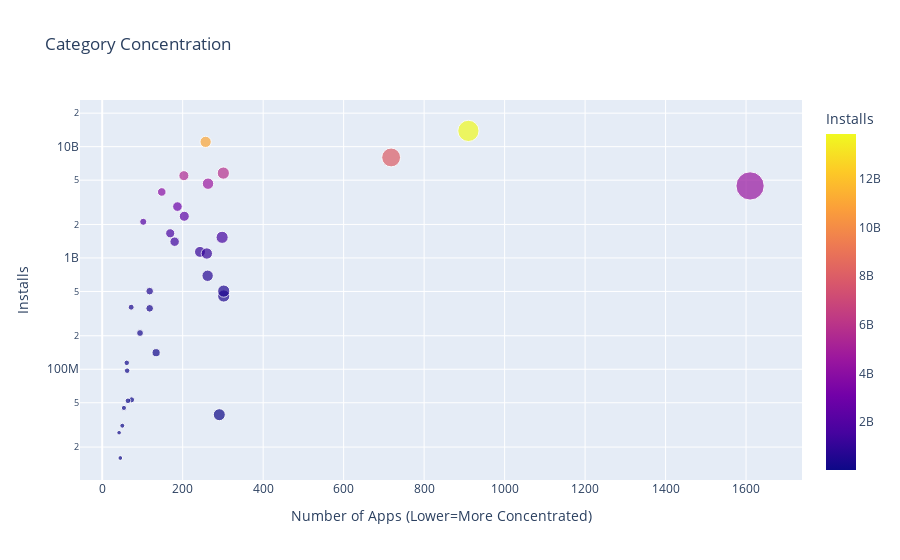

Notebook code cell kept with this figure:
### Code cell
scatter = px.scatter(cat_merged_df, # data
                     x='App', # column name
                     y='Installs',
                     title='Category Concentration',
                     size='App',
                     hover_name=cat_merged_df.index,
                     color='Installs')
    
scatter.update_layout(xaxis_title="Number of Apps (Lower=More Concentrated)",
                      yaxis_title="Installs",
                      yaxis=dict(type='log'))
    
scatter.show()

### Figure 1 — Plotly figure (JSON) as saved in the notebook; plotly's stock layout.template omitted (floating-point values rounded to 4 significant figures)
{"data": [{"hovertemplate": "<b>%{hovertext}</b><br><br>App=%{marker.size}<br>Installs=%{marker.color}<extra></extra>", "hovertext": ["ART_AND_DESIGN", "AUTO_AND_VEHICLES", "BEAUTY", "BOOKS_AND_REFERENCE", "BUSINESS", "COMICS", "COMMUNICATION", "DATING", "EDUCATION", "ENTERTAINMENT", "EVENTS", "FAMILY", "FINANCE", "FOOD_AND_DRINK", "GAME", "HEALTH_AND_FITNESS", "HOUSE_AND_HOME", "LIBRARIES_AND_DEMO", "LIFESTYLE", "MAPS_AND_NAVIGATION", "MEDICAL", "NEWS_AND_MAGAZINES", "PARENTING", "PERSONALIZATION", "PHOTOGRAPHY", "PRODUCTIVITY", "SHOPPING", "SOCIAL", "SPORTS", "TOOLS", "TRAVEL_AND_LOCAL", "VIDEO_PLAYERS", "WEATHER"], "legendgroup": "", "marker": {"color": [114233100, 53129800, 26916200, 1665791655, 692018120, 44931100, 11039241530, 140912410, 352852000, 2113660000, 15949410, 4437579590, 455312400, 211677750, 13858762717, 1134006220, 97082000, 52083000, 503742120, 503267560, 39062676, 2369110650, 31116110, 1532352930, 4649143130, 5788070180, 1400331540, 5487841475, 1096431465, 7999724500, 2894859300, 3916897200, 361096500], "coloraxis": "coloraxis", "size": [61, 73, 42, 169, 262, 54, 257, 134, 118, 102, 45, 1610, 302, 94, 910, 243, 62, 64, 302, 118, 291, 204, 50, 298, 263, 301, 180, 203, 260, 718, 187, 148, 72], "sizemode": "area", "sizeref": 4.025, "symbol": "circle"}, "mode": "markers", "name": "", "orientation": "v", "showlegend": false, "type": "scatter", "x": [61, 73, 42, 169, 262, 54, 257, 134, 118, 102, 45, 1610, 302, 94, 910, 243, 62, 64, 302, 118, 291, 204, 50, 298, 263, 301, 180, 203, 260, 718, 187, 148, 72], "xaxis": "x", "y": [114233100, 53129800, 26916200, 1665791655, 692018120, 44931100, 11039241530, 140912410, 352852000, 2113660000, 15949410, 4437579590, 455312400, 211677750, 13858762717, 1134006220, 97082000, 52083000, 503742120, 503267560, 39062676, 2369110650, 31116110, 1532352930, 4649143130, 5788070180, 1400331540, 5487841475, 1096431465, 7999724500, 2894859300, 3916897200, 361096500], "yaxis": "y"}], "layout": {"coloraxis": {"colorbar": {"title": {"text": "Installs"}}, "colorscale": [[0, "#0d0887"], [0.1111, "#46039f"], [0.2222, "#7201a8"], [0.3333, "#9c179e"], [0.4444, "#bd3786"], [0.5556, "#d8576b"], [0.6667, "#ed7953"], [0.7778, "#fb9f3a"], [0.8889, "#fdca26"], [1, "#f0f921"]]}, "legend": {"itemsizing": "constant", "tracegroupgap": 0}, "title": {"text": "Category Concentration"}, "xaxis": {"anchor": "y", "domain": [0, 1], "title": {"text": "Number of Apps (Lower=More Concentrated)"}}, "yaxis": {"anchor": "x", "domain": [0, 1], "title": {"text": "Installs"}, "type": "log"}}}
